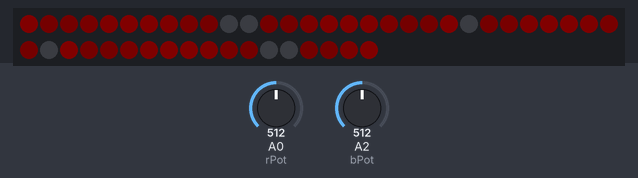
This sketch was run on a simulated Arduino Uno, built with avr-gcc and run on an emulated ATmega328P. On the bench: 48 RGB LEDs in strip order, left to right, continuing on the next row. The test bench sets the inputs (shaded band); at power-on: A2 (bPot) = 512, A0 (rPot) = 512. Dim RGB values are drawn brighter than linear.

Above: at 1.2 s.
1.3 s: A2 (bPot) set to 306
2.8 s: A0 (rPot) set to 548
At 4.0 s:
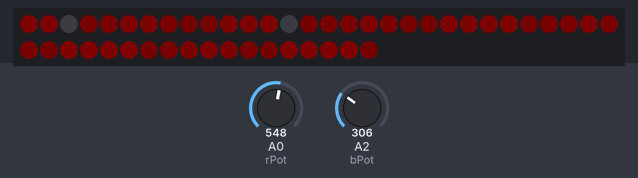
4.3 s: A0 (rPot) set to 511
5.8 s: A2 (bPot) set to 122
7.3 s: A2 (bPot) set to 0
8.8 s: A0 (rPot) set to 306
At 9.8 s:
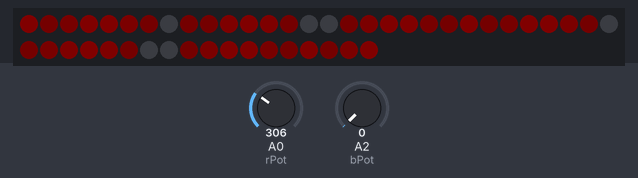
Timing chart, 0 to 11.3 s (numbered marks = the images above; inputs shaded):
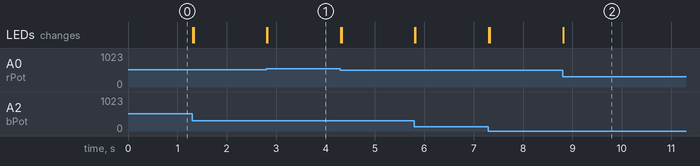

The sketch:

led-sin-stretch-test.ino
```cpp
#include <FastLED.h>

const int numLeds = 48;
const int dataPin = 6;
const int rPot = 0;
const int gPot = 1;
const int bPot = 2;
const int aButton = 3;
const int bButton = 4;

CRGB leds[numLeds];

void setup() {
  FastLED.addLeds<NEOPIXEL, dataPin>(leds, numLeds);
  pinMode(aButton, INPUT_PULLUP);
  pinMode(bButton, INPUT_PULLUP);
  randomSeed(analogRead(0));
}

void loop() {
  int i;
  CRGB currentColor;

  //currentColor.r = map(analogRead(rPot), 1023, 0, 0, 255);
  //currentColor.g = map(analogRead(gPot), 1023, 0, 0, 255);
  //currentColor.b = map(analogRead(bPot), 1023, 0, 0, 255);

  for (i = 0; i < numLeds; ++i)
  {
    leds[i].r = dim8_raw(quadwave8(i*map(analogRead(rPot), 1023, 0, 0, 50))+map(analogRead(bPot), 1023, 0, 0, 1023));
    //leds[i].g = dim8_raw(triwave8(i*17)+map(analogRead(gPot), 1023, 0, 0, 1023));
    /*if (leds[i].g >= 128)
      leds[i].g = leds[i].g - 128;
    else
      leds[i].g = 0;*/
    leds[i].fadeLightBy(250);
  }
  FastLED.show();
}
```

Measured:
- after the input at 2.8 s, the LEDs: first change at once (image 1 shows a later state)
- after the input at 8.8 s, the LEDs: change at once (image 2)
